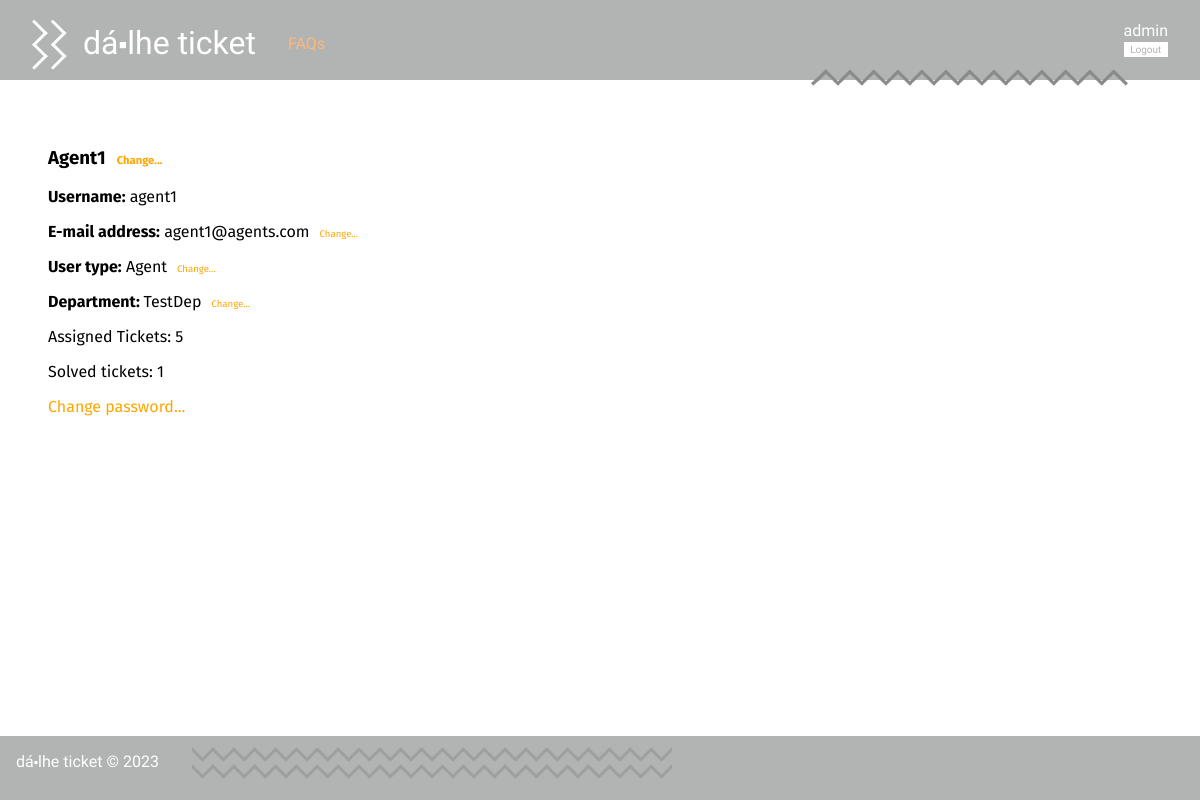
The app's page /pages/profile.php?username=agent1 (signed in), older data.
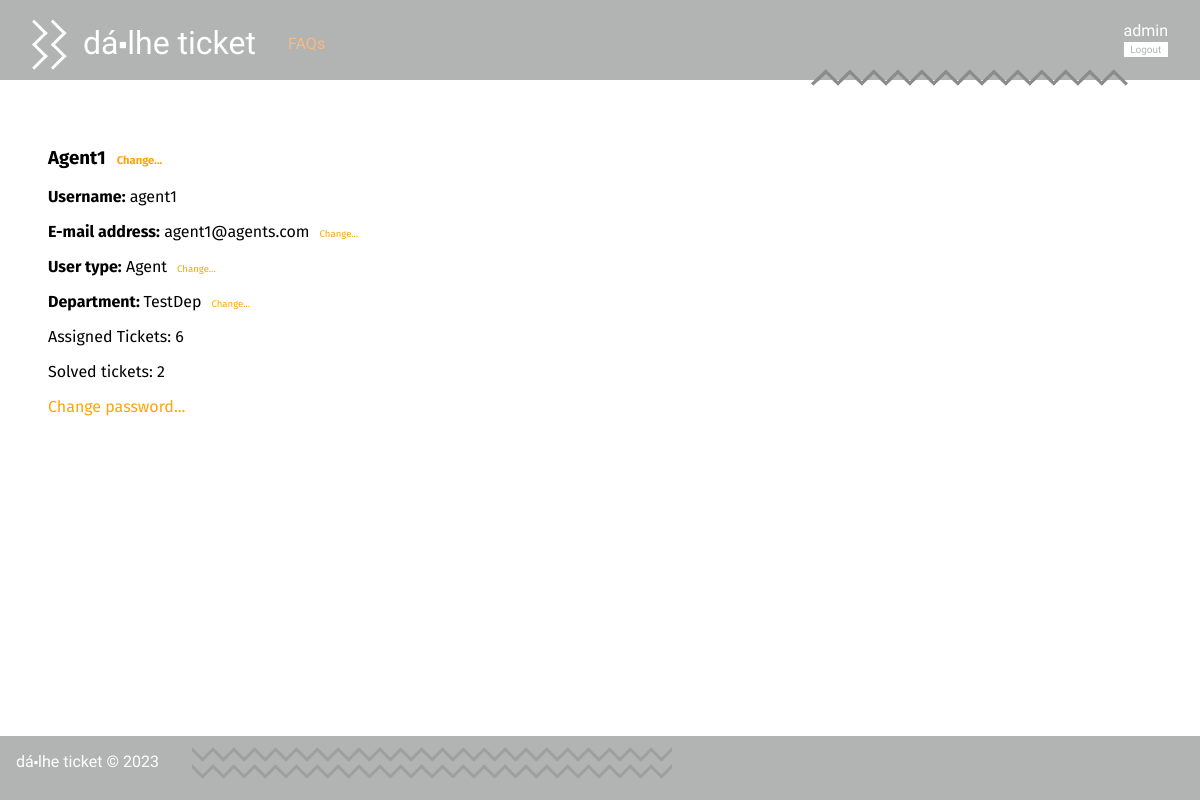
The same page, newer data.
### tables this page shows
CREATE TABLE User(
   name varchar(60) not null,
   username varchar(20) primary key,
   email varchar(60) not null,
   password varchar(40) not null,
   type varchar(5) not null, /*user, agent, admin*/
   department varchar(20)
, ticket_count integer default 0, closed_tickets integer default 0);

### pages/profile.php (called while the page is built, shortened)
<?php
    require_once(__DIR__ . '/../templates/common.tpl.php');
    require_once(__DIR__ . '/../templates/profile.tpl.php');
    require_once(__DIR__ . '/../utils/session.php');
    require_once(__DIR__ . '/../database/connection.db.php');
    require_once(__DIR__ . '/../database/user.class.php');
    $session = new Session();
    $db = getDatabaseConnection();
    $user = User::getUserByUsername($db, $_GET['username']);
    $logged_user = User::getUserByUsername($db, $session->getName());
    drawProfile($user);
?>

### database/user.class.php (called while the page is built, shortened)
<?php
class User{
  public function __construct(string $name, string $username, string $email, string $type, string $department, int $ticket_count, int $closed_tickets){
    $this->name = $name;
    $this->username = $username;
    $this->email = $email;
    $this->type = $type;
    $this->department = $department;
    $this->ticket_count = $ticket_count;
    $this->closed_tickets = $closed_tickets;
  }
  static public function getUserTypeByUsername(PDO $db, string $username) : string {
    $stmt = $db->prepare('SELECT type from User where username = ?');
    $stmt->execute(array($username));
    return $stmt->fetchAll()[0]['type'];
  }
  static public function getUserByUsername(PDO $db, string $username) : User {
    $stmt = $db->prepare('SELECT * from User where username = ?');
    $stmt->execute(array($username));
    $user = $stmt->fetchAll()[0];
    return new User(
      $user['name'],
      $user['username'],
      $user['email'],
      $user['type'],
      $user['department'],
      intval($user['ticket_count']),
      intval($user['closed_tickets'])
    );
  }
}
?>

### utils/session.php (called while the page is built, shortened)
<?php
  class Session {
    public function isLoggedIn() : bool {
      return isset($_SESSION['id']);
    }
    public function getName() : ?string {
      return isset($_SESSION['name']) ? $_SESSION['name'] : null;
    }
  }
?>

### templates/profile.tpl.php (the view, shortened to what this page needs)
<?php
  $db = getDatabaseConnection();
  require_once(__DIR__ . '/../database/user.class.php');
  require_once(__DIR__ . '/../utils/session.php');
  function drawProfile(User $user) : void {
    global $session, $db;
    $my_type = $session->isLoggedIn()? User::getUserTypeByUsername($db, $session->getName()) : null;
  ?>
  <h3 class="name"><span class="content"><?= $user->name?></span>
    <?php if ($my_type == 'admin' || $session->getName() == $user->username) { ?>
      <a class="change_profile_attribute" name="name">Change...</a>
    <?php } ?>
  </h3>
  <div class="username"><span class="bold">Username:</span> <span class="content"><?= $user->username?></span></div>
  <div class="email"><span class="bold">E-mail address:</span> <span class="content"><?= $user->email?></span>
    <?php if ($my_type == 'admin' || $session->getName() == $user->username) { ?>
      <a class="change_profile_attribute" name="email">Change...</a>
    <?php } ?>
  </div>
  <div class="type"><span class="bold">User type:</span> <?= ($user->type == 'admin')? 'Administrator' : (($user->type == 'agent')? 'Agent' : 'Client')?>
<?php
    if ($my_type == 'admin') { ?>
  <a class="change_profile_attribute" href="change_user_type.php?username=<?= $user->username?>">Change...</a>
<?php } ?>
  </div>
<?php if ($user->type == 'agent') { ?>
  <div class="agent_department"><span class="bold">Department: </span><?= ($user->department != '')? $user->department : 'None' ?>
<?php
      if ($my_type == 'admin') {?>
  <a class="change_profile_attribute" href="change_agent_department.php?username=<?= $user->username?>">Change...</a>
<?php } ?>
  </div>
  <div class="assigned_tickets">Assigned Tickets: <?= $user->ticket_count ?></div>
  <div class="solved_tickets">Solved tickets: <?= $user->closed_tickets ?></div>
<?php
  }
    if ($my_type == 'admin' || $session->getName() == $user->username) {
?>
  <a href="change_password.php?username=<?= $user->username ?>">Change password...</a>
<?php
    }
  } ?>

Row changes from the older to the newer data that the page shows:
changed user "Agent1": ticket_count "5" → "6"; closed_tickets "1" → "2"
